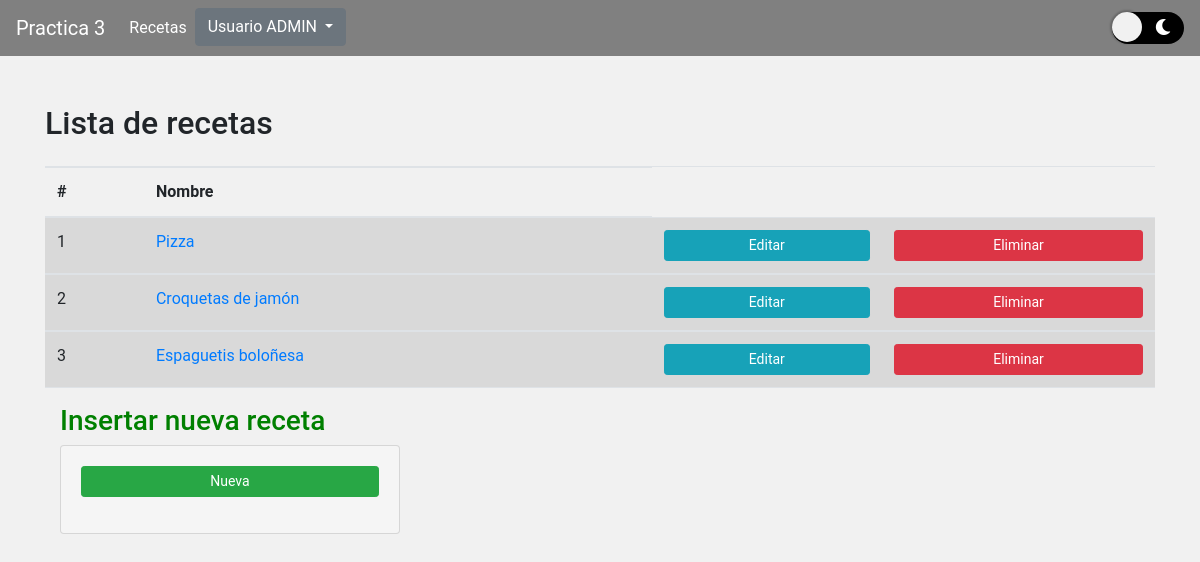
The page /busqueda (signed in) on the database its author committed.
### recetas/models.py (models this page shows, shortened)
class Receta(models.Model):
  nombre       = models.CharField(max_length=200)
  preparación  = models.TextField(max_length=5000)
  foto         = models.FileField(upload_to='media/fotos')
  foto2 = models.FileField(upload_to='media/fotos')
  ...

### recetas/views.py (the view)
# urls.py: path('busqueda', views.busqueda, name='busqueda'),
def busqueda(request):
    recetas = Receta.objects.all()
    return render(request,'busqueda.html', {'recetas':recetas})

### recetas/templates/busqueda.html (shortened to what this page needs)
{% extends "index.html" %}
{% block content %}
{% if user.is_authenticated %}
<body>
<div class="pt-5 pb-3 border-bottom">
  <h1 class="h2">Lista de recetas</h1>
</div>
<table class="table table-striped" id='lista'>
    <thead>
        <tr>
            <th scope="col">#</th>
            <th scope="col">Nombre</th>
        </tr>
        </thead>
    {% for receta in recetas %}
        <tbody>
        <tr>
            <td id='contador'>{{forloop.counter}}</td>
            <td><a class href="{% url 'receta' receta.id %}">{{receta.nombre}}</td>
            {% if user.is_staff %}
            <td class='centrado'>
                <a href='{% url 'editar' receta.id %}' type='submit' class='btn btn-sm btn-primary btn-block btn-info'>Editar</a>
            </td>
            {% endif %}
            {% if user.is_superuser %}
            <td class='centrado'>
                <a href='eliminar/{{receta.id}}' class='btn btn-sm btn-danger btn-block btn-info tn btnEliminacion'>Eliminar </a>
            </td>
            {% endif %}
        </tr>
        </tbody>
    {% endfor %}
</table>
{% if user.is_superuser %}
        <div class="col-md-4">
            <h3 style="color:green">Insertar nueva receta</h3>
            <div class="card" id='insertar'>
                <div class="card-body">
                        <div class="form-group">
                            <a href='{% url 'create' %}' type='submit' class='btn btn-sm btn-success btn-block btn-success'>Nueva</a>
                        </div>
                </div>
            </div>
        </div>
{% endif %}
    </body>
{% else %}
<div style='margin-top:80px; margin-left:100px; color:red'>
    <h1 >Necesitas autenticarte para ver la lista de receta</h1>
</div>
{% endif%}
{% endblock content %}

### recetas/templates/index.html (shortened to what this page needs)
<!DOCTYPE html>
<html>
<head>
  <link href="https://cdn.jsdelivr.net/npm/bootstrap@5.2.2/dist/css/bootstrap.min.css" rel="stylesheet">
  <link rel="stylesheet" href="https://cdn.jsdelivr.net/npm/bootstrap@4.5.3/dist/css/bootstrap.min.css">
  <link rel="stylesheet" href="https://use.fontawesome.com/releases/v5.3.1/css/all.css">
  {% load static %}
  <link rel='stylesheet' href="{% static 'estilos.css' %}">
<body>
    <nav class="navbar navbar-expand-lg navbar-light">
        <a class="navbar-brand" style='color:white' href="/">Practica 3</a>
        <div class="collapse navbar-collapse" id="navbarTogglerDemo02">
          <ul class="navbar-nav mr-auto mt-2 mt-lg-0">
            <li class="nav-item active">
              <a class="nav-link" style='color:white' href="/busqueda">Recetas<span class="sr-only">(current)</span></a>
            </li>
            <div class="dropdown">
              <button class="btn btn-secondary dropdown-toggle" type="button" id="dropdownMenuButton1" data-bs-toggle="dropdown" aria-expanded="false">
                Usuario {{user.username | upper}}
              </button>
            </div>
          </ul>
          <div class="nav-item ">
            <button class='switch' id='switch'>
                <span><i class='fas fa-sun'></i></span>
                <span><i class='fas fa-moon'></i></spam>
            </button>
          </div>
        </div>
    </nav>
      <div class="container">
        {%block content%}{% endblock content %}
      </div>
  </body>

### recetas/static/estilos.css (style rules this page uses)
body { background: #f1f1f1; font-family: "Roboto", sans-serif; transition: 0.3s ease all; }
body #insertar { background-color: whitesmoke; }
nav { background-color: gray; }
.switch { background: black; border-radius: 1000px; position: relative; border: none; cursor: pointer; display: flex; outline: none; }
.switch::after { content: ""; display: block; width: 30px; height: 30px; position: absolute; background: #F1F1F1; top: 0; left: 0; right: unset; border-radius: 100px; transition: 0.3s ease all; box-shadow: 0px 0px 2px 2px rgba(0, 0, 0, 0.2); }
.switch span { width: 30px; height: 30px; line-height: 30px; display: block; background: none; color: #fff; }
.dropdown { position: relative; display: inline-block; }

### rows shown on the page
Receta: nombre "Pizza"
Receta: nombre "Croquetas de jamón"
Receta: nombre "Espaguetis boloñesa"

### other values the page prints
{{ user.username | upper }} "ADMIN"
